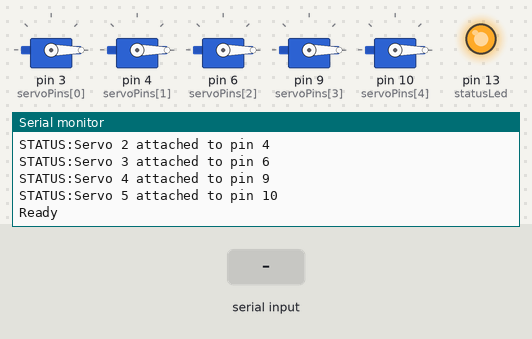
This sketch was run on a simulated Arduino Uno, built with avr-gcc and run on an emulated ATmega328P. On the bench: 5 × servo, output pins drawn as LEDs (lit = HIGH), the last lines printed to the serial monitor. The inputs (shaded band) are chosen by the test bench.

Above: at 3.7 s.
3.8 s: "SERVO:\n" received over Serial
At 4.6 s:
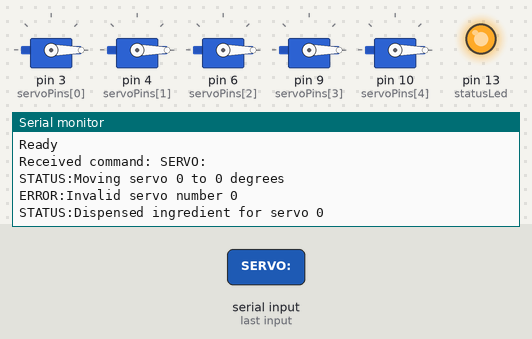
5.3 s: "STOP\n" received over Serial
At 6.5 s:
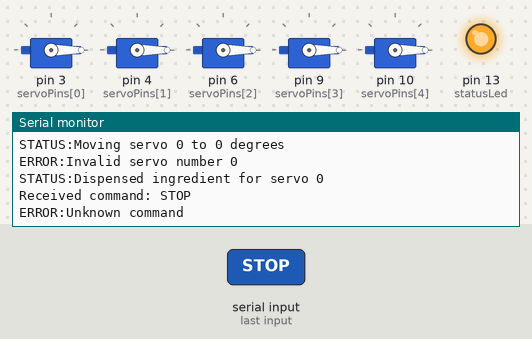
6.8 s: "ABORT\n" received over Serial
At 7.8 s:
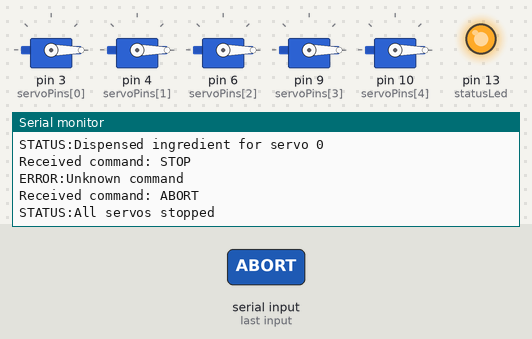

The sketch:

servo_control.ino
```cpp
#include <Servo.h>

// Servo Setup (Carrot, Green Peas, Corn Flour, Salt, Pepper)
Servo servos[5];
const int servoPins[5] = {3, 4, 6, 9, 10};  // Pins for the 5 servos

// Command Processing
const int BUFFER_SIZE = 32;
char cmdBuffer[BUFFER_SIZE];
int cmdIndex = 0;

// Status LED
const int statusLed = LED_BUILTIN;

void setup() {
    Serial.begin(9600);  // Match Raspberry Pi's baud rate
    delay(2000);  // Wait for serial connection to stabilize

    // Initialize status LED
    pinMode(statusLed, OUTPUT);
    digitalWrite(statusLed, LOW);

    // Initialize all servos
    for (int i = 0; i < 5; i++) {
        if (servos[i].attach(servoPins[i])) {
            Serial.println("STATUS:Servo " + String(i + 1) + " attached to pin " + String(servoPins[i]));
        } else {
            Serial.println("ERROR:Failed to attach servo " + String(i + 1) + " to pin " + String(servoPins[i]));
        }
        servos[i].write(0);  // Initialize to closed position
        delay(100);
    }

    digitalWrite(statusLed, HIGH);
    Serial.println("Ready");
}

void loop() {
    // Process incoming commands
    while (Serial.available() > 0) {
        char c = Serial.read();

        if (c == '\n') {
            // Null terminate the buffer
            cmdBuffer[cmdIndex] = '\0';
            // Process the complete command
            processCommand(String(cmdBuffer));
            // Reset buffer
            cmdIndex = 0;
        } else if (cmdIndex < BUFFER_SIZE - 1) {
            cmdBuffer[cmdIndex++] = c;
        }
    }

    // Small delay to prevent busy-waiting
    delay(10);
}

void processCommand(String command) {
    command.trim();
    Serial.println("Received command: " + command);  // Debug log

    // Handle servo commands
    if (command.startsWith("SERVO:")) {
        // Format: SERVO:number:amount
        int servoIndex = command.substring(6, 7).toInt() - 1;
        String amountStr = command.substring(8);

        if (amountStr == "STOP") {
            stopServo(servoIndex + 1);
            Serial.println("STATUS:Servo stopped");
        } else {
            int amount = amountStr.toInt();
            if (amount >= 0 && amount <= 180) {
                Serial.println("STATUS:Moving servo " + String(servoIndex + 1) + " to " + String(amount) + " degrees");
                controlServo(servoIndex + 1, amount);
                Serial.println("STATUS:Dispensed ingredient for servo " + String(servoIndex + 1));
            } else {
                Serial.println("ERROR:Invalid amount");
            }
        }
        return;
    }

    // Handle ABORT command
    if (command == "ABORT") {
        stopAllServos();
        Serial.println("STATUS:All servos stopped");
        return;
    }

    // Unknown command
    Serial.println("ERROR:Unknown command");
}

void controlServo(int servoNumber, int amount) {
    int index = servoNumber - 1;
    if (index >= 0 && index < 5) {
        if (amount >= 0 && amount <= 180) {
            servos[index].write(amount);
            delay(1000);  // Allow servo to move
            Serial.println("STATUS:Servo " + String(servoNumber) + " moved to " + String(amount) + " degrees");
        } else {
            Serial.println("ERROR:Invalid amount for servo " + String(servoNumber));
        }
    } else {
        Serial.println("ERROR:Invalid servo number " + String(servoNumber));
    }
}

void stopServo(int servoNumber) {
    int index = servoNumber - 1;
    if (index >= 0 && index < 5) {
        servos[index].write(0);  // Return to initial position
    }
}

void stopAllServos() {
    // Stop all servos
    for (int i = 0; i < 5; i++) {
        stopServo(i + 1);
    }
}
```

Measured:
- after the input at 3.8 s, the serial monitor: prints a new line at once (image 1)
- after the input at 5.3 s, the serial monitor: prints a new line at once (image 2)
- after the input at 6.8 s, the serial monitor: prints a new line at once (image 3)
